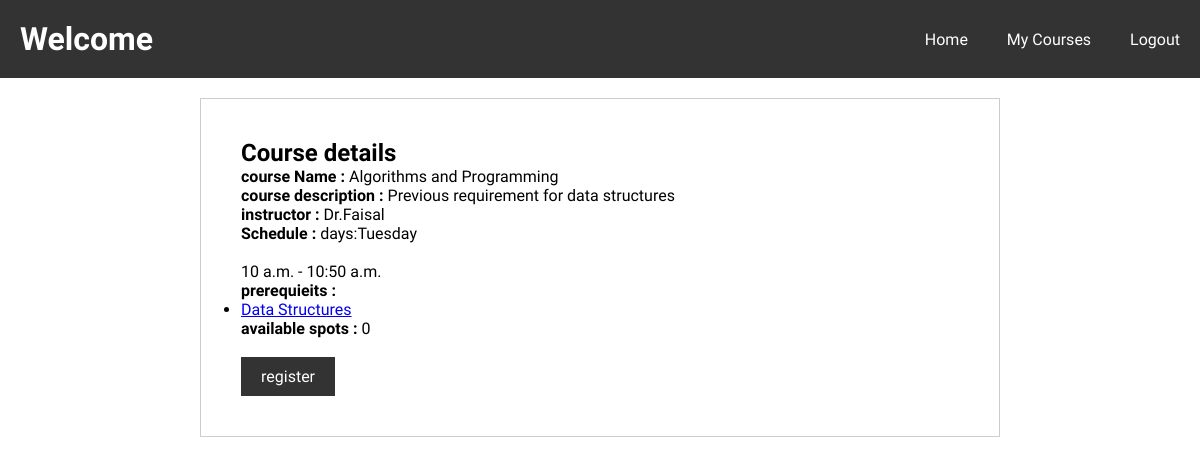
Page /courseDetails/1211 (signed in) on the committed database.
### djangoweb/models.py (models this page shows)
class Courses(models.Model):
    code = models.CharField(primary_key=True, max_length=10)
    name = models.CharField(max_length=100)
    description = models.CharField(max_length=255)
    prerequisites = models.ManyToManyField('self', through=CoursePrerequisite, symmetrical=False, related_name='related_to')
    instructor = models.CharField(max_length=30, default='')
    capacity = models.IntegerField(default=0)
    schedule_id = models.ForeignKey(CourseSchedules, on_delete=models.CASCADE, null=True)

class CourseSchedules(models.Model):
    id = models.IntegerField(primary_key=True)
    days = models.CharField(max_length=100)
    start_time = models.TimeField()
    end_time = models.TimeField()
    room_no = models.CharField(max_length=5)

### djangoweb/views.py (the view)
# urls.py: path('courseDetails/<int:pk>', views.courseDetails),
@login_required(login_url='/login')
def courseDetails(request, pk):
    course = Courses.objects.filter(code=pk).first()
    student = Students.objects.filter(user=request.user).first()
    course_student_count = studentsReg.objects.filter(course_id=course).count()
    return render(request, 'webapp/courseDetails.html', {'course': course, 'prerequieits': course.prerequisites.all(), 'spots':course.capacity - course_student_count })

### djangoweb/templates/webapp/courseDetails.html (shortened to what this page needs)
<!DOCTYPE html>
<html lang="ar">
<head>
    {%load static%}
    <link rel="stylesheet" href="{%static 'css/course.css'%}">
    <link rel="stylesheet" href="{% static 'css/index.css'%}">
</head>
<body>
    {% include 'webapp/header.html' %}
    <div class="course-details-container">
        <div class="course-details">
            <h2>Course details</h2>
            <p><strong>course Name : </strong>{{course.name}}</p>
            <p><strong>course description : </strong>{{course.description}}</p>
            <p><strong>instructor : </strong>{{course.instructor}}</p>
            <p><strong>Schedule : </strong>days:{{course.schedule_id.days}}  <br><br>
                {{course.schedule_id.start_time}} - {{course.schedule_id.end_time}}</p>
            <p ><strong>prerequieits : </strong>
                <ul>
                    {%for pre in prerequieits%}
                    <li><a href="/courseDetails/{{pre.code}}">{{pre.name}}</a></li>
                    {%endfor%}
                </ul></p>
            <p><strong>available spots : </strong>{{spots}}</p>
            <br>
            <a href="/select-course/{{course.code}}" class="register-button">register</a>
        </div>
    </div>
</body>
</html>

### djangoweb/static/css/course.css (style rules this page uses)
body { font-family: Arial, sans-serif; margin: 0; padding: 0; }
.course-details-container { max-width: 800px; margin: 20px auto; padding: 20px; border: 1px solid #ccc; }
.course-details { padding: 20px; }
.course-details h2 { margin-top: 0; }
.course-details p { margin-bottom: 0; }
.register-button { display: inline-block; padding: 10px 20px; background-color: #333; color: #fff; text-decoration: none; border: none; cursor: pointer; transition: background-color 0.3s; }

### djangoweb/static/css/index.css (style rules this page uses)
* { font-family: "Poetsen One", sans-serif; margin: 0; padding: 0; box-sizing: border-box; }

### rows in the picture
Courses: name "Algorithms and Programming", description "Previous requirement for data structures", instructor "Dr.Faisal", schedule_id.days "Tuesday", schedule_id.start_time "10 a.m.", schedule_id.end_time "10:50 a.m."
Courses: name "Data Structures"

### other values in the picture
{{ spots }} "0"
